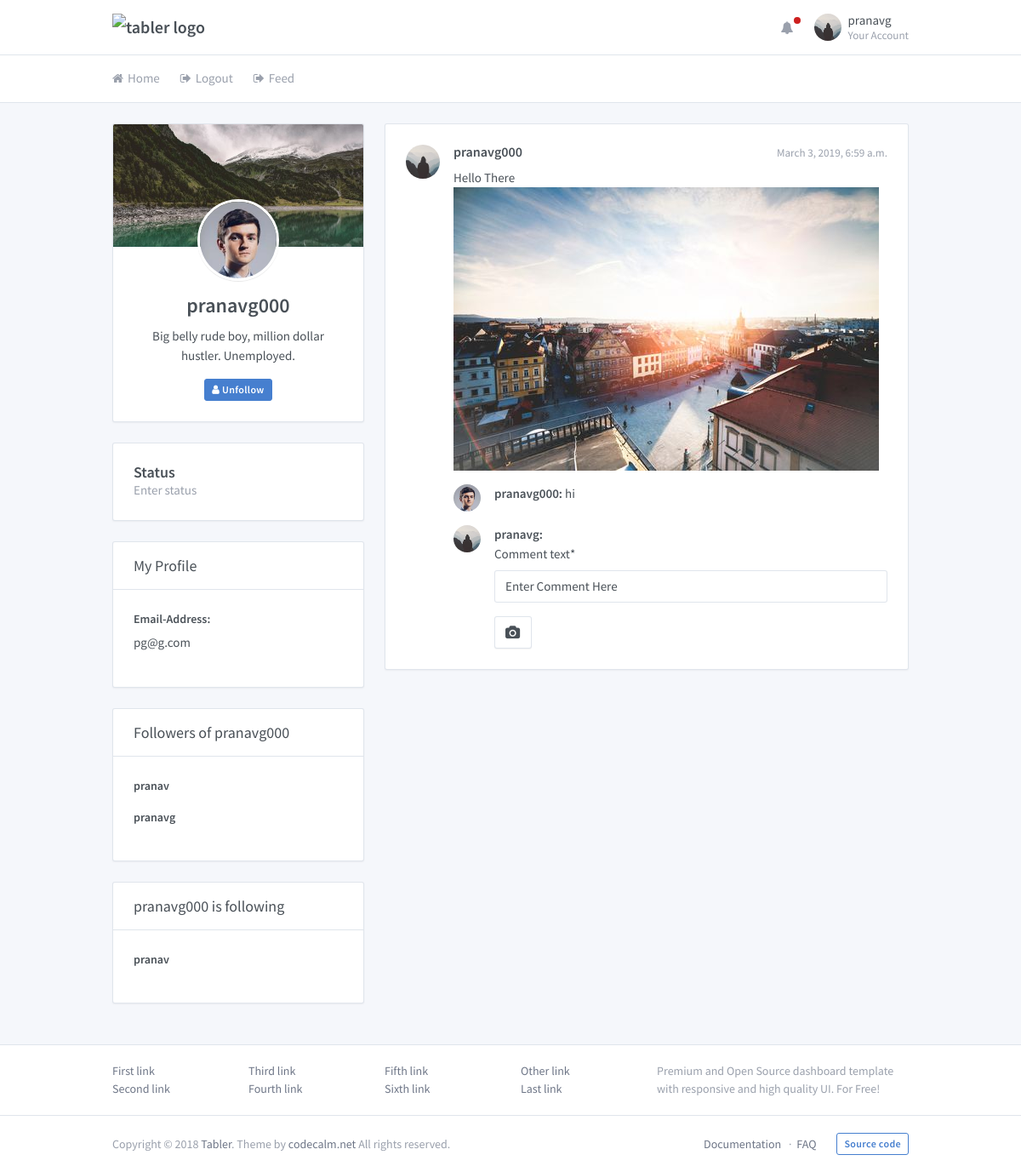
/profile/pranavg000/ (signed in), run on the app's committed database.
### core/models.py (models this page shows, shortened)
class Profile(models.Model):
	user = models.OneToOneField(User, on_delete= models.CASCADE)
	profile_photo = models.FileField(default='default.jpg', upload_to='profile_photos')
	status_info = models.CharField(default="Enter status", max_length=1000)

class Follower(models.Model):
	user = models.ForeignKey(User,on_delete = models.CASCADE,null=True)
	follower_user = models.CharField(max_length=100,null=True)

class Following(models.Model):
	user = models.ForeignKey(User,on_delete = models.CASCADE,null=True)
	following_user = models.CharField(max_length=100,null=True)

class Post(models.Model):
	user = models.ForeignKey(User,on_delete = models.CASCADE,null=True)
	created_at = models.DateTimeField(auto_now_add=True)
	post_text = models.CharField(max_length=2000)
	post_picture = models.FileField(default="default.jpg",upload_to='post_picture')

class Comment(models.Model):
	post = models.ForeignKey(Post,on_delete = models.CASCADE)
	user = models.ForeignKey(User,on_delete = models.CASCADE,null=True)
	comment_text = models.CharField(default="Enter Comment Here",max_length=2000)

### core/views.py (the view)
# urls.py: url(r'^profile/(?P<username>\w+)/$',user_views.profile,name='profile'),
@login_required
def profile(request, username):
	if request.method == 'POST':
		u_form = UpdateUserForm(request.POST,instance=request.user)
		p_form = UpdateProfileForm(request.POST, request.FILES, instance=request.user.profile)
		if u_form.is_valid() and p_form.is_valid():
			u_form.save()
			p_form.save()
			messages.success(request,f'Your Profile has been updated!')
			url = reverse('profile', kwargs = {'username' : username})
			return redirect(url)
	else:
		if username == request.user.username:
			u_form = UpdateUserForm(instance=request.user)
			p_form = UpdateProfileForm(instance=request.user.profile)
			post_form = CreatePost()
			person = User.objects.get(username = username)
			context = {
					'u_form':u_form,
					'p_form':p_form,
					'post_form':post_form,
					'person':person,
			}
		else:
			person = User.objects.get(username = username)
			already_a_follower=0
			for followers in person.follower_set.all():
				if (followers.follower_user ==  request.user.username):
					already_a_follower=1
					break;
			if already_a_follower==1:
				context = {
						'person':person,
					}
			else:
				context = {
						'person':person,
						'f':1,
					}
		comment_form = CreateComment()
		context.update({'comment_form':comment_form})
	return render(request, 'core/profile.html', context)

### core/forms.py
class CreateComment(forms.ModelForm):
	class Meta:
		model = Comment
		fields = ['comment_text']

### core/templates/core/profile.html (shortened to what this page needs)
{%load staticfiles%}
{% load crispy_forms_tags %}
<!doctype html>
<html lang="en" dir="ltr">
  <head>
    <link rel="stylesheet" href="https://maxcdn.bootstrapcdn.com/font-awesome/4.7.0/css/font-awesome.min.css">
    <link href="{%static 'core/dashboard.css'%}" rel="stylesheet" />
  </head>
  <body class="">
    <div class="page">
      <div class="page-main">
        <div class="header py-4">
          <div class="container">
            <div class="d-flex">
              <a class="header-brand" href="./index.html">
                <img src="./demo/brand/tabler.svg" class="header-brand-img" alt="tabler logo">
              </a>
              <div class="d-flex order-lg-2 ml-auto">
                <div class="dropdown d-none d-md-flex">
                  <a class="nav-link icon" data-toggle="dropdown">
                    <i class="fa fa-bell"></i>
                    <span class="nav-unread"></span>
                  </a>
                </div>
                <div class="dropdown">
                  <a href="{%url 'profile' user.username%}" class="nav-link pr-0 leading-none" data-toggle="dropdown">
                    <span class="avatar" style="background-image: url({{user.profile.profile_photo.url}})"></span>
                    <span class="ml-2 d-none d-lg-block">
                      <span class="text-default">{{user.username}}</span>
                      <small class="text-muted d-block mt-1">Your Account</small>
                    </span>
                  </a>
                </div>
              </div>
            </div>
          </div>
        </div>
        <div class="header collapse d-lg-flex p-0" id="headerMenuCollapse">
          <div class="container">
            <div class="row align-items-center">
              <div class="col-lg order-lg-first">
                <ul class="nav nav-tabs border-0 flex-column flex-lg-row">
                  <li class="nav-item">
                    <a href="" class="nav-link"><i class="fa fa-home"></i> Home</a>
                  </li>
                  <li class="nav-item">
                    <a href="{%url 'logout'%}" class="nav-link"><i class="fa fa-sign-out"></i> Logout</a>
                  </li>
                   <li class="nav-item">
                    <a href="{%url 'feed'%}" class="nav-link"><i class="fa fa-sign-out"></i> Feed</a>
                  </li>
                </ul>
              </div>
            </div>
          </div>
        </div>
        <div class="my-3 my-md-5">
          <div class="container">
            <div class="row">
              <div class="col-lg-4">
                <div class="card card-profile">
                  <div class="card-header"
                  style="background-image: url({%static 'core/images/default_card_background.jpg'%});"></div>
                  <div class="card-body text-center">
                    <img class="card-profile-img" src="{{person.profile.profile_photo.url}}">
                    <h3 class="mb-3">{{person.username}}</h3>
                    <p class="mb-4">
                      Big belly rude boy, million dollar hustler. Unemployed.
                    </p>
                    {%if not u_form%}
                    {%if f %}
                    <form action="{% url 'followweb' person.username%}" method="POST" enctype="multipart/form-data">
                    	{%csrf_token%}
                    <button  class="btn btn-outline-primary btn-sm">
                      <span class="fa fa-user"></span> Follow
                    </button>
                    </form>
                    {%else %}
                    <form action="{% url 'unfollowweb' person.username%}" method="POST">
                     <button  class="btn btn-primary btn-sm">
                      <span class="fa fa-user"></span> Unfollow
                    </button>
                	</form>
                    {%endif%}
                    {%endif%}
                  </div>
                </div>
                 <div class="card">
                  <div class="card-body">
                    <div class="media">
                      <div class="media-body">
                        <h4 class="m-0">Status</h4>
                        <p class="text-muted mb-0">{{person.profile.status_info}}</p>
                      </div>
                    </div>
                  </div>
                </div>
                <div class="card">
                  <div class="card-header">
                    <h3 class="card-title">My Profile</h3>
                  </div>
                  <div class="card-body">
                      <div class="row">
                        <div class="col">
                          <div class="form-group">
                            <label class="form-label">Email-Address:</label>{{person.email}}
                          </div>
                        </div>
                     </div>
                  </div>
                </div>
                <div class="card">
                  <div class="card-header">
                    <h3 class="card-title">Followers of {{person.username}}</h3>
                  </div>
                  <div class="card-body">
                    {%for followers in person.follower_set.all%}
                      <div class="row">
                        <div class="col">
                          <div class="form-group">
                            <a href="{%url 'profile' followers.follower_user%}"class="text-default"><label class="form-label">{{followers.follower_user}}</label></a>
                          </div>
                        </div>
                     </div>
                     {%endfor%}
                  </div>
                </div>
                <div class="card">
                  <div class="card-header">
                    <h3 class="card-title">{{person.username}} is following</h3>
                  </div>
                  <div class="card-body">
                      {%for following in person.following_set.all%}
                      <div class="row">
                        <div class="col">
                          <div class="form-group">
                            <a href="{%url 'profile' following.following_user%}"class="text-default"><label class="form-label">{{following.following_user}}</label></a>
                          </div>
                        </div>
                     </div>
                     {%endfor%}
                  </div>
                </div>
              </div>
              <div class="col-lg-8">
                <div class="card">
                  <ul class="list-group card-list-group">
                    {%for posts in person.post_set.all%}
                    <li class="list-group-item py-5">
                      <div class="media">
                        <div class="media-object avatar avatar-md mr-4" style="background-image: url({{user.profile.profile_photo.url}})"></div>
                        <div class="media-body">
                          <div class="media-heading">
                            <small class="float-right text-muted">{{posts.created_at}}</small>
                            <h5>{{posts.user.username}}</h5>
                          </div>
                          <div class="media-body">
                            {{posts.post_text}}
                          </div>
                          <div>
                            <img src="{{posts.post_picture.url}}">
                          </div>
                          <ul class="media-list">
                            {%for comment in posts.comment_set.all%}
                            <li class="media mt-4">
                              <div class="media-object avatar mr-4" style="background-image: url({{comment.user.profile.profile_photo.url}})"></div>
                              <div class="media-body">
                                <strong>{{comment.user.username}}: </strong>
                                {{comment.comment_text}}
                              </div>
                            </li>
                            {%endfor%}
                            <li class="media mt-4">
                              <div class="media-object avatar mr-4" style="background-image: url({{user.profile.profile_photo.url}})"></div>
                              <div class="media-body">
                                <strong>{{user.username}}: </strong>
                                <form action="{% url 'commentweb' person.username posts.pk%}" method="POST">
                                  {{comment_form|crispy}}
                                      <button type="submit" class="btn btn-secondary">
                                        <i class="fa fa-camera"></i>
                                      </button>
                                </form>
                              </div>
                            </li>
                          </ul>
                        </div>
                      </div>
                    </li>
                    {%endfor%}
                  </ul>
                </div>
              </div>
            </div>
          </div>
        </div>
      </div>
      <div class="footer">
        <div class="container">
          <div class="row">
            <div class="col-lg-8">
              <div class="row">
                <div class="col-6 col-md-3">
                  <ul class="list-unstyled mb-0">
                    <li><a href="#">First link</a></li>
                    <li><a href="#">Second link</a></li>
                  </ul>
                </div>
                <div class="col-6 col-md-3">
                  <ul class="list-unstyled mb-0">
                    <li><a href="#">Third link</a></li>
                    <li><a href="#">Fourth link</a></li>
                  </ul>
                </div>
                <div class="col-6 col-md-3">
                  <ul class="list-unstyled mb-0">
                    <li><a href="#">Fifth link</a></li>
                    <li><a href="#">Sixth link</a></li>
                  </ul>
                </div>
                <div class="col-6 col-md-3">
                  <ul class="list-unstyled mb-0">
                    <li><a href="#">Other link</a></li>
                    <li><a href="#">Last link</a></li>
                  </ul>
                </div>
              </div>
            </div>
            <div class="col-lg-4 mt-4 mt-lg-0">
              Premium and Open Source dashboard template with responsive and high quality UI. For Free!
            </div>
          </div>
        </div>
      </div>
      <footer class="footer">
        <div class="container">
          <div class="row align-items-center flex-row-reverse">
            <div class="col-auto ml-lg-auto">
              <div class="row align-items-center">
                <div class="col-auto">
                  <ul class="list-inline list-inline-dots mb-0">
                    <li class="list-inline-item"><a href="./docs/index.html">Documentation</a></li>
                    <li class="list-inline-item"><a href="./faq.html">FAQ</a></li>
                  </ul>
                </div>
                <div class="col-auto">
                  <a href="https://github.com/tabler/tabler" class="btn btn-outline-primary btn-sm">Source code</a>
                </div>
              </div>
            </div>
            <div class="col-12 col-lg-auto mt-3 mt-lg-0 text-center">
              Copyright © 2018 <a href=".">Tabler</a>. Theme by <a href="https://codecalm.net" target="_blank">codecalm.net</a> All rights reserved.
            </div>
          </div>
        </div>
      </footer>
    </div>
  </body>
</html>

### data on the page
Follower: follower_user "pranav"
Follower: follower_user "pranavg"
Following: following_user "pranav"
Post: profile.profile_photo (placeholder picture), created_at "March 3, 2019, 6:59 a.m.", user.username "pranavg000", post_text "Hello There", post_picture (picture), comment_text "Enter Comment Here"
Comment: user.profile.profile_photo (picture), user.username "pranavg000", comment_text "hi"

### other printed values
{{ user.username }} "pranavg"
{{ person.username }} "pranavg000"
{{ person.profile.status_info }} "Enter status"
{{ person.email }} "pg@g.com"
